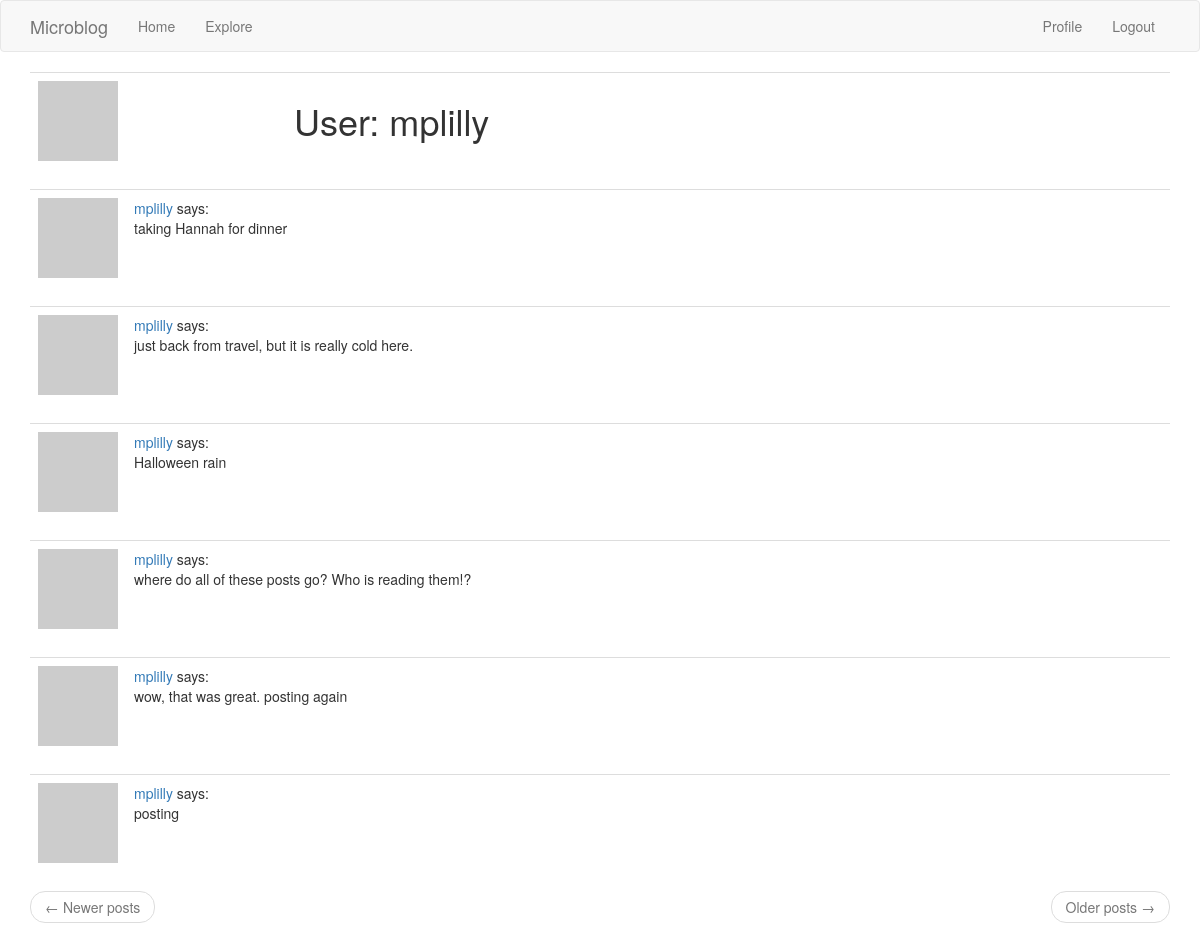
/user/mplilly (signed in), run on the app's committed database.
### app/models.py (models this page shows, shortened)
class User(UserMixin, db.Model):
    id = db.Column(db.Integer, primary_key=True)
    username = db.Column(db.String(64), index=True, unique=True)
    email = db.Column(db.String(120), index=True, unique=True)
    password_hash = db.Column(db.String(128))
    posts = db.relationship('Post', backref='author', lazy='dynamic')
    about_me = db.Column(db.String(140))
    last_seen = db.Column(db.DateTime, default=datetime.utcnow)
    followed = db.relationship(
        'User', secondary=followers,
        primaryjoin=(followers.c.follower_id == id),
        secondaryjoin=(followers.c.followed_id == id),
        backref=db.backref('followers', lazy='dynamic'), lazy='dynamic')
    def avatar(self, size):
        digest = md5(self.email.lower().encode('utf-8')).hexdigest()
        return 'https://www.gravatar.com/avatar/{}?d=identicon&s={}'.format(digest, size)

class Post(db.Model):
    id = db.Column(db.Integer, primary_key=True)
    body = db.Column(db.String(140))
    timestamp = db.Column(db.DateTime, index=True, default=datetime.utcnow)
    user_id = db.Column(db.Integer, db.ForeignKey('user.id'))

### app/routes.py (the view)
@app.route('/user/<username>')
@login_required
def user(username):
    user = User.query.filter_by(username=username).first_or_404()
    page = request.args.get('page', 1, type=int)
    posts = user.posts.order_by(Post.timestamp.desc()).paginate(
        page, app.config['POSTS_PER_PAGE'], False)
    next_url = url_for('user', username=user.username, page=posts.next_num) \
            if posts.has_next else None
    prev_url = url_for('user', username=user.username, page=posts.prev_num) \
            if posts.has_prev else None
    return render_template('user.html', user=user, posts=posts.items,
                          next_url=next_url, prev_url=prev_url)

### app/models.py (called while the page is built)
@login.user_loader
def load_user(id):
    return User.query.get(int(id))

### app/routes.py (called while the page is built)
@app.before_request
def before_request():
    if current_user.is_authenticated:
        current_user.last_seen = datetime.utcnow()
        db.session.commit()

### app/templates/user.html (shortened to what this page needs)
{% extends "base.html" %}
{% block app_content %}
    <table class="table table-hover">
        <tr>
            <td width="256px"><img src="{{ user.avatar(256) }}"></td>
            <td>
                <h1>User: {{ user.username }}</h1>
            </td>
        </tr>
    </table>
    {% for post in posts %}
        {% include '_post.html' %}
    {% endfor %}
    <nav aria-label="...">
        <ul class="pager">
            <li class="previous{% if not prev_url %} disabled{% endif %}">
                <a href="{{ prev_url or '#' }}">
                    <span aria-hidden="true">&larr;</span> Newer posts
                </a>
            </li>
            <li class="next{% if not next_url %} disabled{% endif %}">
                <a href="{{ next_url or '#' }}">
                    Older posts <span aria-hidden="true">&rarr;</span>
                </a>
            </li>
        </ul>
    </nav>
{% endblock %}

### app/templates/_post.html
<table class="table table-hover">
    <tr>
        <td width="70px">
            <a href="{{ url_for('user', username=post.author.username) }}">
                <img src="{{ post.author.avatar(36) }}" />
        </td>
        <td>
            <a href="{{ url_for('user', username=post.author.username) }}">
                {{ post.author.username }}
            </a>
            says:
            <br>
            {{ post.body }}
        </td>
    </tr>
</table>

### data on the page
User: username "mplilly"
Post: author.username "mplilly", body "taking Hannah for dinner"
Post: author.username "mplilly", body "just back from travel, but it is really cold here."
Post: author.username "mplilly", body "Halloween rain"
Post: author.username "mplilly", body "where do all of these posts go? Who is reading them!?"
Post: author.username "mplilly", body "wow, that was great. posting again"
Post: author.username "mplilly", body "posting"
